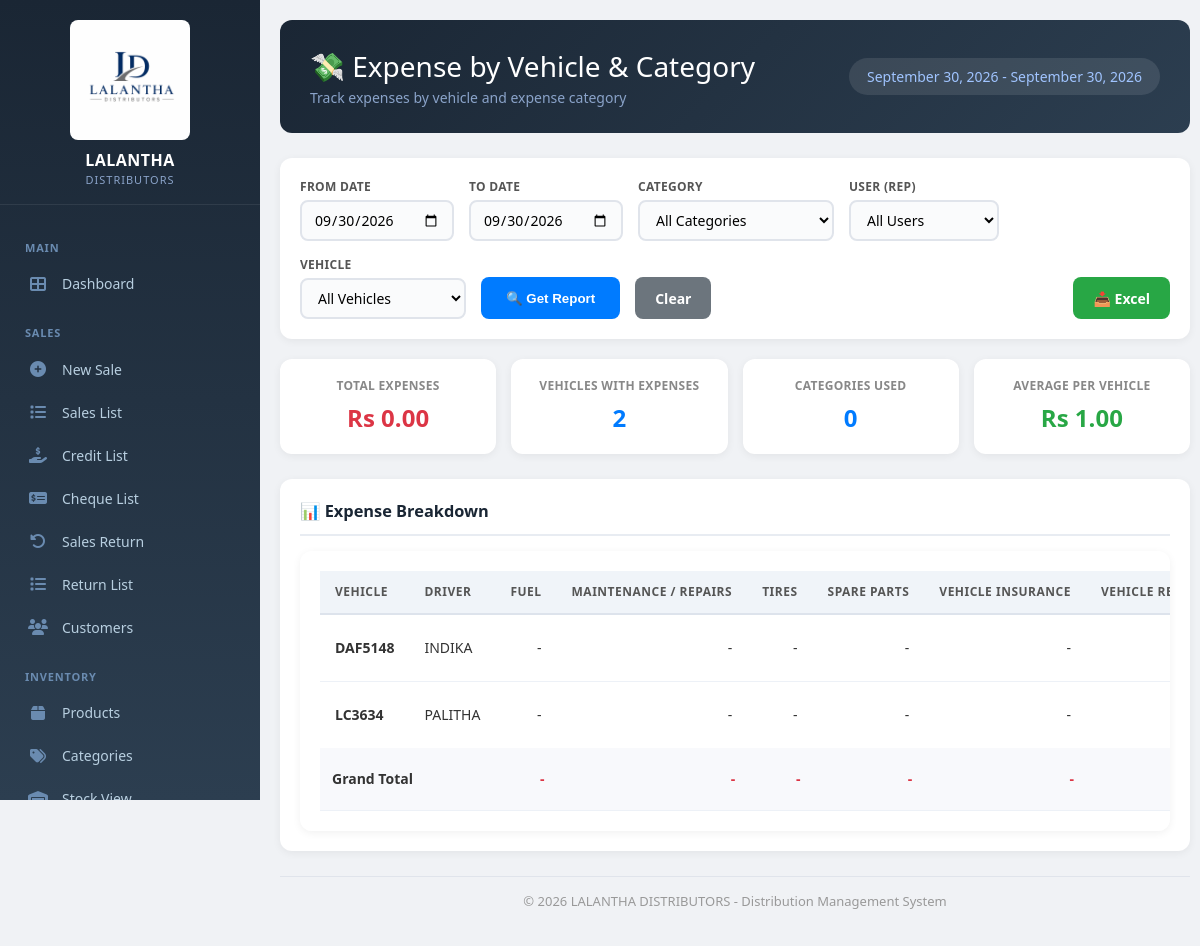
The page /reports/expense-by-vehicle/ (signed in) on the database its author committed.
### core/models.py (models this page shows, shortened)
class Vehicle(models.Model):
    VEHICLE_TYPES = [
        ('Lorry', 'Lorry'),
        ('Van', 'Van'),
        ('Truck', 'Truck'),
        ('Pickup', 'Pickup'),
        ('Tractor', 'Tractor'),
        ('Other', 'Other'),
    ]
    FUEL_TYPES = [
        ('Petrol', 'Petrol'),
        ('Diesel', 'Diesel'),
        ('Electric', 'Electric'),
        ('Hybrid', 'Hybrid'),
    ]
    STATUS_CHOICES = [
        ('ACTIVE', 'Active'),
        ('INACTIVE', 'Inactive'),
        ('MAINTENANCE', 'Under Maintenance'),
    ]
    vehicle_number = models.CharField(max_length=50, unique=True, help_text="e.g., LC-3634")
    vehicle_type = models.CharField(max_length=20, choices=VEHICLE_TYPES, default='Lorry')
    driver_name = models.CharField(max_length=100, help_text="Current driver name")
    is_active = models.BooleanField(default=True)
    status = models.CharField(max_length=20, choices=STATUS_CHOICES, default='ACTIVE')
    registration_number = models.CharField(max_length=50, blank=True, null=True)
    registration_expiry = models.DateField(null=True, blank=True)
    insurance_expiry = models.DateField(null=True, blank=True)
    last_service_date = models.DateField(null=True, blank=True)
    mileage = models.DecimalField(max_digits=12, decimal_places=2, null=True, blank=True, help_text="Current odometer reading")
    fuel_type = models.CharField(max_length=20, choices=FUEL_TYPES, default='Diesel')
    capacity = models.DecimalField(max_digits=10, decimal_places=2, null=True, blank=True, help_text="Weight capacity in tons or volume in liters")
    notes = models.TextField(blank=True, null=True)
    purchase_date = models.DateField(null=True, blank=True)
    purchase_price = models.DecimalField(max_digits=12, decimal_places=2, null=True, blank=True)
    current_value = models.DecimalField(max_digits=12, decimal_places=2, null=True, blank=True, help_text="Optional depreciated value")
    created_at = models.DateTimeField(auto_now_add=True)
    updated_at = models.DateTimeField(auto_now=True)
    class Meta:
        ordering = ['vehicle_number']

### core/decorators.py (the view)
        def wrapper(request, *args, **kwargs):
            if not request.user.is_authenticated:
                messages.error(request, 'Please login first.')
                return redirect('/login/')  # ✅ Always returns
            try:
                profile = request.user.profile
                if profile.has_permission(permission):
                    return view_func(request, *args, **kwargs)  # ✅ Returns view response
                else:
                    messages.error(request, f'You do not have permission to access this page. Required: {permission}')
                    return redirect('/reports/')  # ✅ Always returns
            except UserProfile.DoesNotExist:
                messages.error(request, 'User profile not found. Please contact admin.')
                return redirect('/logout/')  # ✅ Always returns

### core/context_processors.py (called while the page is built)
def cache_version(request):
    return {
        'cache_version': settings.CACHE_VERSION
    }

### core/models.py (called while the page is built, shortened)
    def has_permission(self, permission):
        if self.role == 'Admin':
            return True
        elif self.role == 'Viewer':
            return permission in ['view_reports', 'view_products']
        return False

### core/templatetags/core_extras.py (called while the page is built)
@register.filter
def get_item(dictionary, key):
    return dictionary.get(key, 0)

@register.filter
def has_perm(profile, permission):
    try:
        return profile.has_permission(permission)
    except Exception:
        return False

### core/templates/core/expense_by_vehicle_report.html (shortened to what this page needs)
{% extends 'core/base.html' %}
{% load static %}
{% block content %}
{% load core_extras %}
<div class="report-container">
    <div class="header-box">
        <div>
            <h1>💸 Expense by Vehicle & Category</h1>
            <div class="sub">Track expenses by vehicle and expense category</div>
        </div>
        <div class="date-badge">
            {{ start_date_obj|date:"F j, Y" }} - {{ end_date_obj|date:"F j, Y" }}
        </div>
    </div>
    <form method="GET" class="filter-box">
        <div class="filter-group">
            <label>From Date</label>
            <input type="date" name="start_date" value="{{ start_date }}">
        </div>
        <div class="filter-group">
            <label>To Date</label>
            <input type="date" name="end_date" value="{{ end_date }}">
        </div>
        <div class="filter-group">
            <label>Category</label>
            <select name="category">
                <option value="">All Categories</option>
            </select>
        </div>
        <div class="filter-group">
            <label>User (Rep)</label>
            <select name="user">
                <option value="">All Users</option>
            </select>
        </div>
        <div class="filter-group">
            <label>Vehicle</label>
            <select name="vehicle">
                <option value="">All Vehicles</option>
            </select>
        </div>
        <button type="submit" class="btn-filter">🔍 Get Report</button>
        <a href="/reports/expense-by-vehicle/" class="btn-clear">Clear</a>
        <a href="?export=xlsx&{{ request.GET.urlencode }}" class="btn-excel">📥 Excel</a>
    </form>
    <div class="summary-grid">
        <div class="summary-card">
            <div class="label">Total Expenses</div>
            <div class="value red">Rs {{ grand_total|floatformat:2 }}</div>
        </div>
        <div class="summary-card">
            <div class="label">Vehicles with Expenses</div>
            <div class="value blue">{{ total_vehicles }}</div>
        </div>
        <div class="summary-card">
            <div class="label">Categories Used</div>
            <div class="value blue">
                {% with used_cats=0 %}
                    {{ used_cats }}
                {% endwith %}
            </div>
        </div>
        <div class="summary-card">
            <div class="label">Average per Vehicle</div>
            <div class="value green">
                {% if total_vehicles > 0 %}
                    Rs {{ grand_total|divisibleby:total_vehicles|floatformat:2 }}
                {% else %}
                    Rs 0.00
                {% endif %}
            </div>
        </div>
    </div>
    <div class="card" style="background:white; border-radius:12px; padding:20px; box-shadow:0 2px 8px rgba(0,0,0,0.06);">
        <h3>📊 Expense Breakdown</h3>
        <div class="table-container">
            <table>
                <thead>
                    <tr>
                        <th>Vehicle</th>
                        <th>Driver</th>
                        {% for cat in category_keys %}
                            <th>{{ category_labels|get_item:cat }}</th>
                        {% endfor %}
                    </tr>
                </thead>
                <tbody>
                    {% for row in pivot_data %}
                    <tr>
                        <td><strong>{{ row.vehicle.vehicle_number }}</strong></td>
                        <td>{{ row.vehicle.driver_name }}</td>
                        {% for cat in category_keys %}
                            <td style="text-align:right;">
                                {% if row.categories|get_item:cat > 0 %}
                                    Rs {{ row.categories|get_item:cat|floatformat:2 }}
                                {% else %}
                                    -
                                {% endif %}
                            </td>
                        {% endfor %}
                    </tr>
                    {% empty %}
                    <tr><td colspan="{{ category_keys|length|add:3 }}" style="text-align:center;color:#999;padding:20px;">No expenses found.</td></tr>
                    {% endfor %}
                </tbody>
                <tfoot>
                    <tr class="total-row">
                        <td colspan="2"><strong>Grand Total</strong></td>
                        {% for cat in category_keys %}
                            <td style="text-align:right; color:#dc3545;">
                                {% if category_totals|get_item:cat > 0 %}
                                    Rs {{ category_totals|get_item:cat|floatformat:2 }}
                                {% else %}
                                    -
                                {% endif %}
                            </td>
                        {% endfor %}
                    </tr>
                </tfoot>
            </table>
        </div>
    </div>
    <div class="footer">
        &copy; {% now "Y" %} LALANTHA DISTRIBUTORS - Distribution Management System
    </div>
</div>
{% endblock %}

### core/static/core/css/style.css (style rules this page uses)
* { margin: 0; padding: 0; box-sizing: border-box; }
body { font-family: -apple-system, BlinkMacSystemFont, "Segoe UI", Roboto, "Helvetica Neue", Arial, sans-serif; background: #f0f4f9; color: #1a2634; font-size: 14px; line-height: 1.5; min-height: 100vh; }
.card { background: white; border-radius: 12px; padding: 25px; box-shadow: 0 2px 8px rgba(0,0,0,0.06); margin-bottom: 20px; }
.table-container { overflow-x: auto; background: white; border-radius: 12px; }
table { width: 100%; border-collapse: collapse; font-size: 14px; }
table thead th { background: #f0f4f9; padding: 12px 15px; text-align: left; font-weight: 600; color: #555; font-size: 12px; text-transform: uppercase; letter-spacing: 0.5px; border-bottom: 2px solid #dde3ec; white-space: nowrap; }
table tbody td { padding: 12px 15px; border-bottom: 1px solid #edf1f7; color: #333; vertical-align: middle; }
table tbody tr:last-child td { border-bottom: none; }
.footer { text-align: center; padding: 20px; color: #999; font-size: 13px; margin-top: 20px; }
.form-control, input[type="text"], input[type="number"], input[type="date"], input[type="email"], input[type="password"], select, textarea { font-family: inherit; }

### core/templates/core/base.html (style rules this page uses)
* { margin: 0; padding: 0; box-sizing: border-box; }
body { font-family: 'Segoe UI', Arial, sans-serif; background: #f0f2f5; display: flex; min-height: 100vh; }
.card { background: white; border-radius: 12px; padding: 20px; box-shadow: 0 2px 8px rgba(0,0,0,0.06); margin-bottom: 20px; }
.card h3 { color: #1a2634; margin-bottom: 15px; border-bottom: 2px solid #e8ecf2; padding-bottom: 10px; }
.table-container { background: white; border-radius: 12px; padding: 20px; box-shadow: 0 2px 8px rgba(0,0,0,0.06); overflow-x: auto; }
table { width: 100%; border-collapse: collapse; font-size: 14px; }
table th { background: #f8f9fc; padding: 12px 12px; text-align: left; font-weight: 600; color: #555; border-bottom: 2px solid #e0e4eb; white-space: nowrap; }
table td { padding: 12px 12px; border-bottom: 1px solid #edf1f7; color: #333; vertical-align: middle; }
.footer { text-align: center; margin-top: 25px; padding: 15px; color: #999; font-size: 13px; border-top: 1px solid #e0e4eb; }

### rows shown on the page
Vehicle: vehicle.vehicle_number "DAF5148", vehicle.driver_name "INDIKA"
Vehicle: vehicle.vehicle_number "LC3634", vehicle.driver_name "PALITHA"

### other values the page prints
{{ start_date_obj|date:"F j, Y" }} "September 30, 2026"
{{ end_date_obj|date:"F j, Y" }} "September 30, 2026"
{{ grand_total|floatformat:2 }} "0.00"
{{ total_vehicles }} "2"
{{ used_cats }} "0"
{{ grand_total|divisibleby:total_vehicles|floatformat:2 }} "1.00"
{{ category_labels|get_item:cat }} "FUEL" "MAINTENANCE / REPAIRS" "TIRES" "SPARE PARTS" "VEHICLE INSURANCE" "VEHICLE…"
